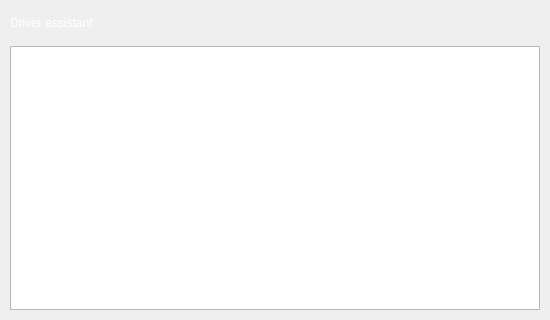
<?xml version="1.0" encoding="UTF-8"?>
<ui version="4.0">
 <class>FormDriverHint</class>
 <widget class="QWidget" name="FormDriverHint">
  <property name="geometry">
   <rect>
    <x>0</x>
    <y>0</y>
    <width>550</width>
    <height>320</height>
   </rect>
  </property>
  <property name="windowTitle">
   <string>Driver assistant</string>
  </property>
  <property name="styleSheet">
   <string notr="true">#layout_header {
	border-image: url(:/skins/skins/bg_header.png);
}

#label_title {
	color: white;
}

#layout_main {
	border-width: 5px;
	border-image: url(:/skins/skins/bg_windowbase.png) 5 5;
}

#btn_minimize {
	border: 0px;
	background-image: url(:/skins/skins/btn_win_min.png);
}
#btn_minimize::hover {
	margin:1px;
}
#btn_minimize::pressed {
	border: 0px;
	background-image: url(:/skins/skins/btn_win_min_pressed.png);
}

#treeView {
	margin: 5px;
}

#treeView::item {
	margin: 5px;
}
</string>
  </property>
  <layout class="QVBoxLayout" name="verticalLayout_2">
   <property name="spacing">
    <number>0</number>
   </property>
   <property name="leftMargin">
    <number>0</number>
   </property>
   <property name="topMargin">
    <number>0</number>
   </property>
   <property name="rightMargin">
    <number>0</number>
   </property>
   <property name="bottomMargin">
    <number>0</number>
   </property>
   <item>
    <widget class="QWidget" name="layout_main" native="true">
     <layout class="QVBoxLayout" name="verticalLayout">
      <property name="spacing">
       <number>0</number>
      </property>
      <property name="leftMargin">
       <number>5</number>
      </property>
      <property name="topMargin">
       <number>5</number>
      </property>
      <property name="rightMargin">
       <number>5</number>
      </property>
      <property name="bottomMargin">
       <number>5</number>
      </property>
      <item>
       <widget class="QWidget" name="layout_header" native="true">
        <layout class="QHBoxLayout" name="horizontalLayout">
         <property name="leftMargin">
          <number>5</number>
         </property>
         <property name="topMargin">
          <number>5</number>
         </property>
         <property name="rightMargin">
          <number>5</number>
         </property>
         <property name="bottomMargin">
          <number>5</number>
         </property>
         <item>
          <widget class="QLabel" name="label_title">
           <property name="text">
            <string>Driver assistant</string>
           </property>
          </widget>
         </item>
         <item>
          <widget class="QPushButton" name="btn_minimize">
           <property name="minimumSize">
            <size>
             <width>30</width>
             <height>26</height>
            </size>
           </property>
           <property name="maximumSize">
            <size>
             <width>30</width>
             <height>26</height>
            </size>
           </property>
           <property name="text">
            <string/>
           </property>
          </widget>
         </item>
        </layout>
       </widget>
      </item>
      <item>
       <widget class="QTreeView" name="treeView">
        <property name="frameShape">
         <enum>QFrame::StyledPanel</enum>
        </property>
        <property name="editTriggers">
         <set>QAbstractItemView::NoEditTriggers</set>
        </property>
        <property name="iconSize">
         <size>
          <width>36</width>
          <height>36</height>
         </size>
        </property>
        <property name="indentation">
         <number>0</number>
        </property>
       </widget>
      </item>
     </layout>
    </widget>
   </item>
  </layout>
 </widget>
 <resources/>
 <connections>
  <connection>
   <sender>btn_minimize</sender>
   <signal>clicked()</signal>
   <receiver>FormDriverHint</receiver>
   <slot>hide()</slot>
   <hints>
    <hint type="sourcelabel">
     <x>525</x>
     <y>25</y>
    </hint>
    <hint type="destinationlabel">
     <x>603</x>
     <y>65</y>
    </hint>
   </hints>
  </connection>
 </connections>
</ui>
